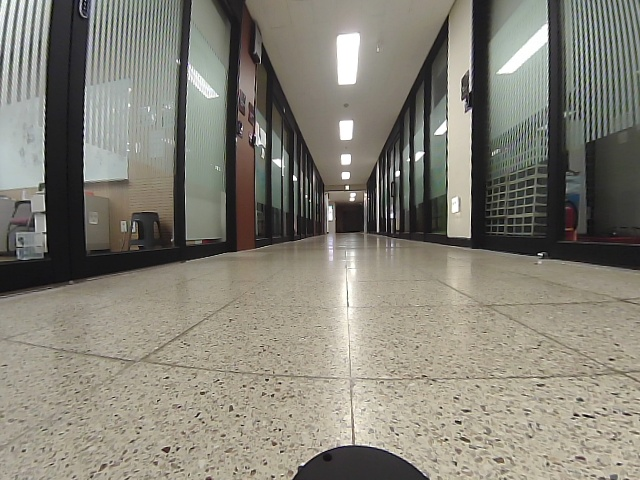
#> input picture src/track_drive/dev/shots/calib_und.jpg, 640 x 480 px, found by its file name
$ python _enhance.py
#> lines starting #> are read from the running program, lines starting #| are printed output that depends on the picture
#!/usr/bin/env python3
# 줄눈 가시성 강화 (CLAHE + 언샤프) — 클릭용 이미지 생성
import numpy as np, cv2

img = cv2.imread("/home/xytron/calib_und.jpg")
#> img is the input picture: shape (480, 640, 3); mean B, G, R 118.3, 129.1, 132.2
lab = cv2.cvtColor(img, cv2.COLOR_BGR2LAB)
#> lab: shape (480, 640, 3); mean of channels 0, 1, 2 135.3, 127.2, 134.1
l, a, b = cv2.split(lab)
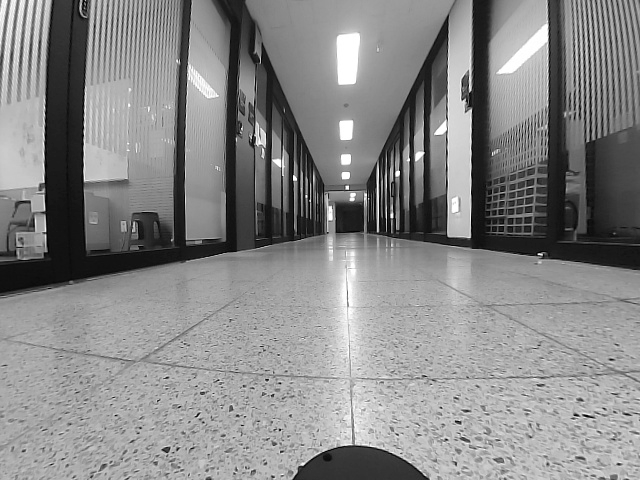
#> l: shape (480, 640); min 0, max 255, mean 135.3
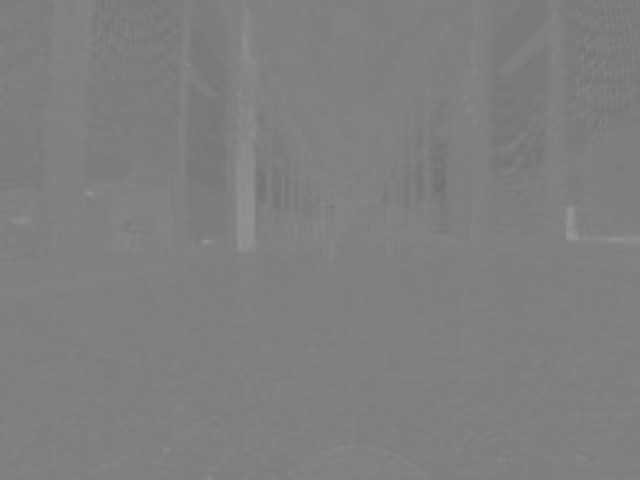
#> a: shape (480, 640); min 111, max 150, mean 127.2
cl = cv2.createCLAHE(clipLimit=3.0, tileGridSize=(8, 8)).apply(l)
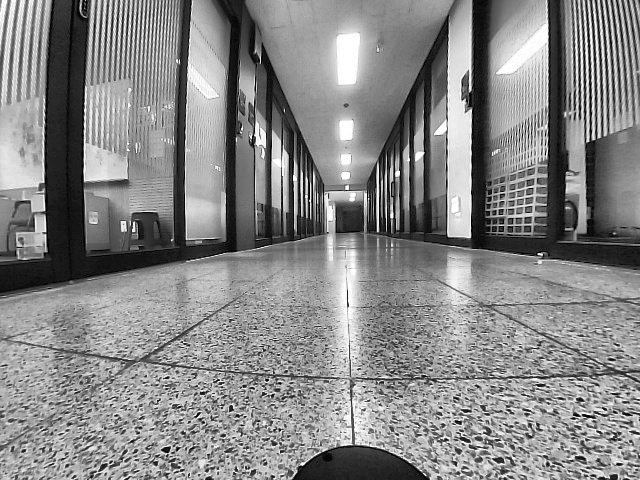
#> cl: shape (480, 640); min 0, max 255, mean 134.8
enh = cv2.cvtColor(cv2.merge([cl, a, b]), cv2.COLOR_LAB2BGR)
blur = cv2.GaussianBlur(enh, (0, 0), 3)
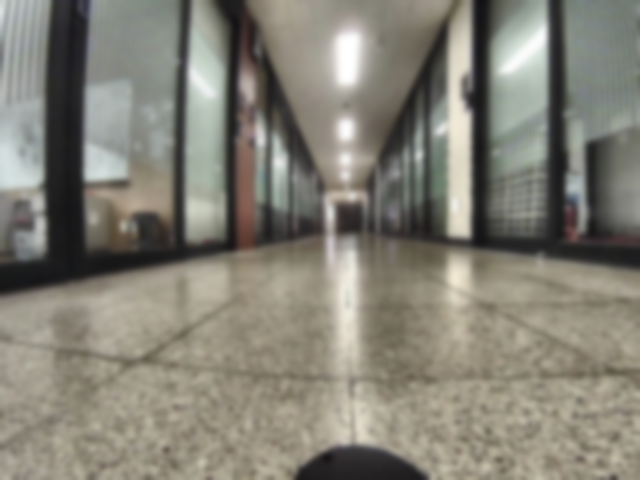
#> blur: shape (480, 640, 3); mean B, G, R 118.3, 129.1, 131.9
enh = cv2.addWeighted(enh, 1.6, blur, -0.6, 0)
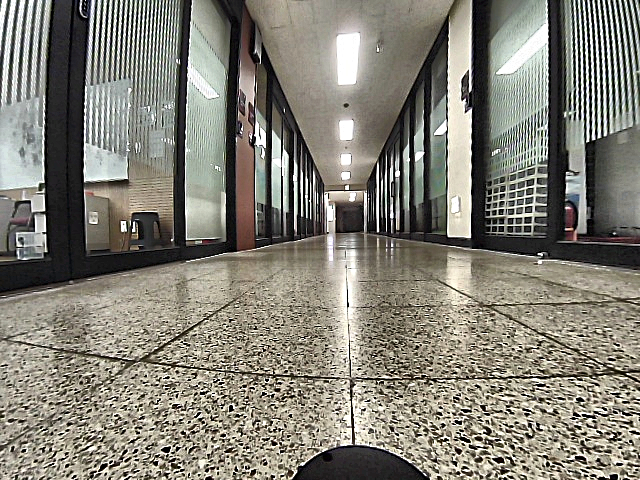
#> enh: shape (480, 640, 3); mean B, G, R 118.7, 128.9, 131.6
cv2.imwrite("/home/xytron/calib_enh.jpg", enh)

# 원거리 구간(v 250~330) 4배 확대 — 줄눈 보이는지 판정
crop = enh[248:335, 60:580]
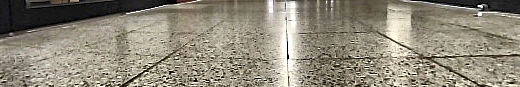
#> crop: shape (87, 520, 3); mean B, G, R 122.1, 137.1, 143.3
z = cv2.resize(crop, None, fx=3.0, fy=3.0, interpolation=cv2.INTER_CUBIC)
for vv in range(250, 335, 10):
    y = int((vv - 248) * 3)
    cv2.line(z, (0, y), (z.shape[1], y), (0, 200, 255), 1)
    cv2.putText(z, str(vv), (3, y - 3), cv2.FONT_HERSHEY_SIMPLEX, 0.5, (0, 255, 255), 1)
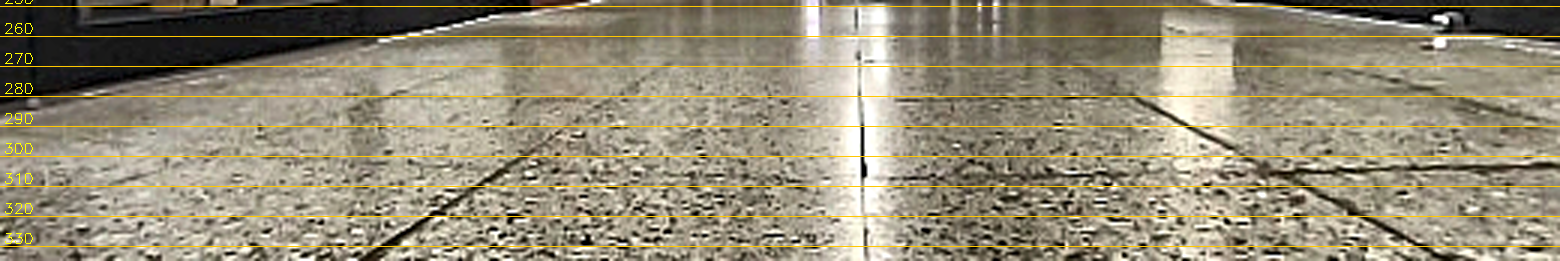
#> z: shape (261, 1560, 3); mean B, G, R 117.8, 139.6, 147.5
cv2.imwrite("/home/xytron/far_zoom.jpg", z)
print("saved: calib_enh.jpg, far_zoom.jpg", enh.shape, z.shape)
#| saved: calib_enh.jpg, far_zoom.jpg (480, 640, 3) (261, 1560, 3)

$ run again, with src/track_drive/dev/shots/bev.jpg copied over src/track_drive/dev/shots/calib_und.jpg
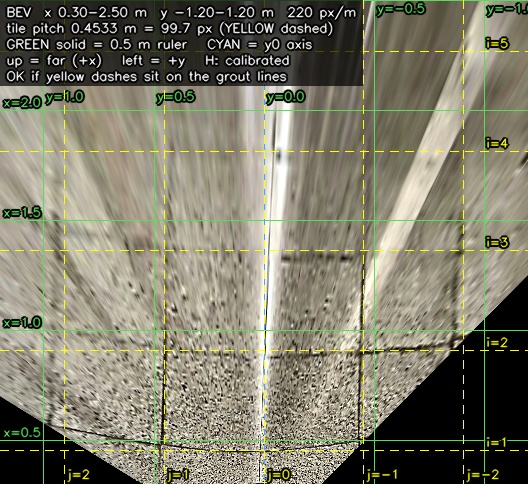
#> input picture src/track_drive/dev/shots/bev.jpg, 528 x 484 px, found by its file name
#> img is the input picture: shape (484, 528, 3); mean B, G, R 106.1, 123.9, 126.3
#> lab: shape (484, 528, 3); mean of channels 0, 1, 2 129.1, 125.9, 137.7
#> `enh = cv2.addWeighted(enh, 1.6, blur, -0.6, 0)`:
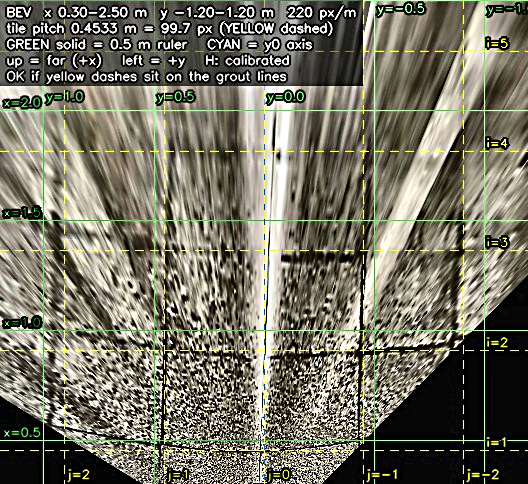
#> enh: shape (484, 528, 3); mean B, G, R 98.7, 114.1, 116
#> after the loop `for vv in range(250, 335, 10):`:
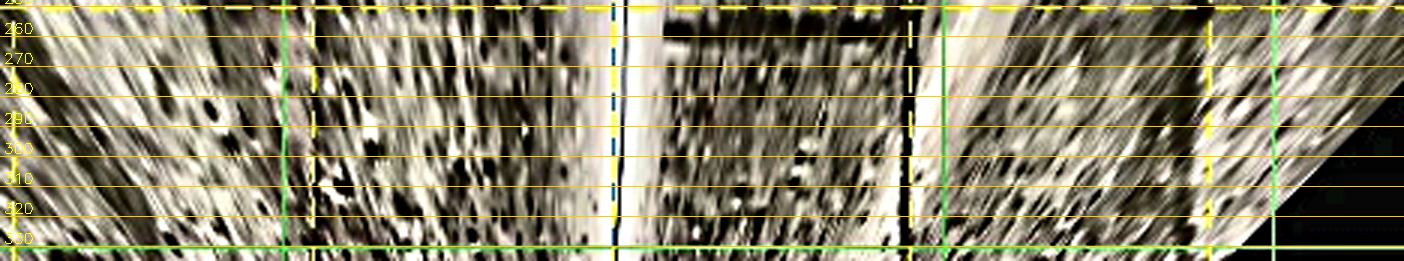
#> z: shape (261, 1404, 3); mean B, G, R 106.3, 131.5, 136.5
#| saved: calib_enh.jpg, far_zoom.jpg (484, 528, 3) (261, 1404, 3)

$ run again, with src/track_drive/dev/shots/calib_raw.jpg copied over src/track_drive/dev/shots/calib_und.jpg
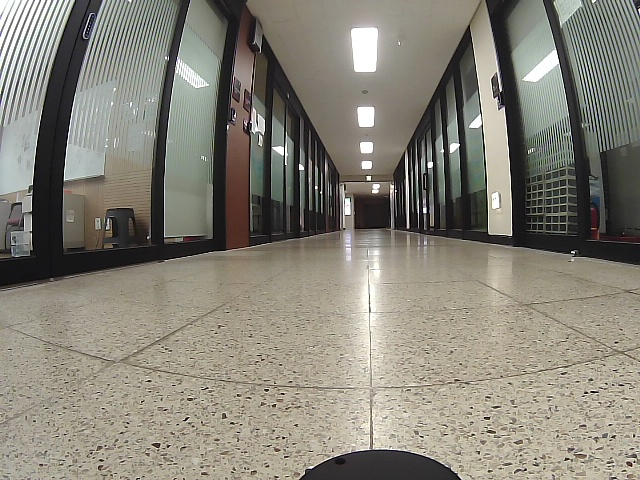
#> input picture src/track_drive/dev/shots/calib_raw.jpg, 640 x 480 px, found by its file name
#> img is the input picture: shape (480, 640, 3); mean B, G, R 119.7, 130.7, 134.1
#> lab: shape (480, 640, 3); mean of channels 0, 1, 2 136.9, 127.3, 134.3
#> `enh = cv2.addWeighted(enh, 1.6, blur, -0.6, 0)`:
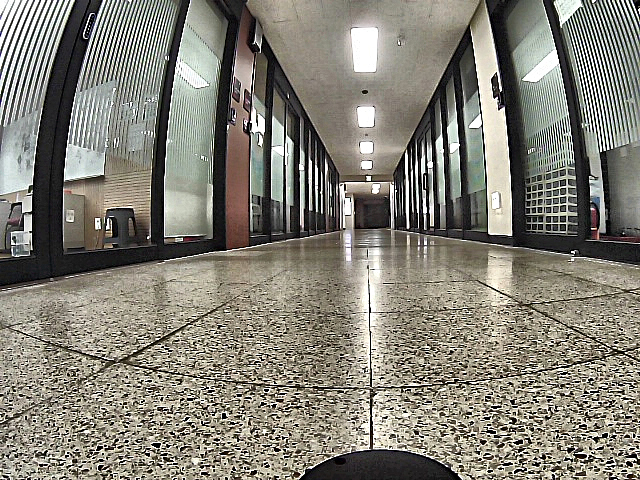
#> enh: shape (480, 640, 3); mean B, G, R 118.8, 128.8, 131.7
#> after the loop `for vv in range(250, 335, 10):`:
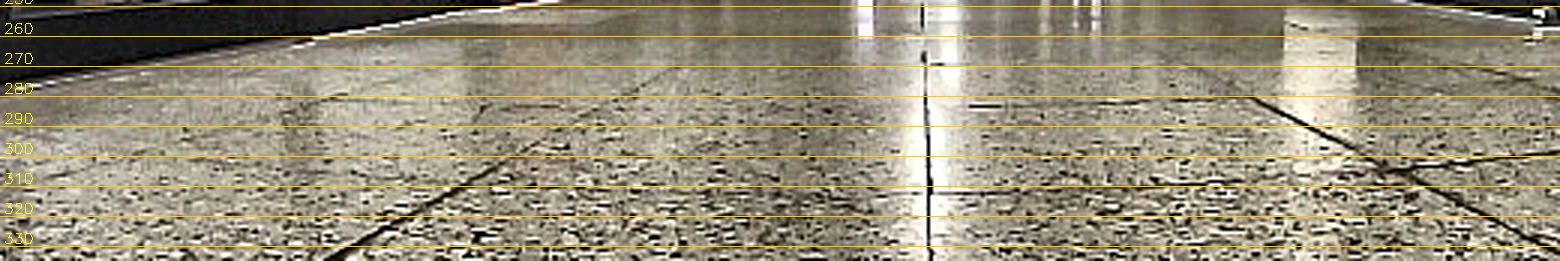
#> z: shape (261, 1560, 3); mean B, G, R 119.8, 141.7, 149.6
#| saved: calib_enh.jpg, far_zoom.jpg (480, 640, 3) (261, 1560, 3)
